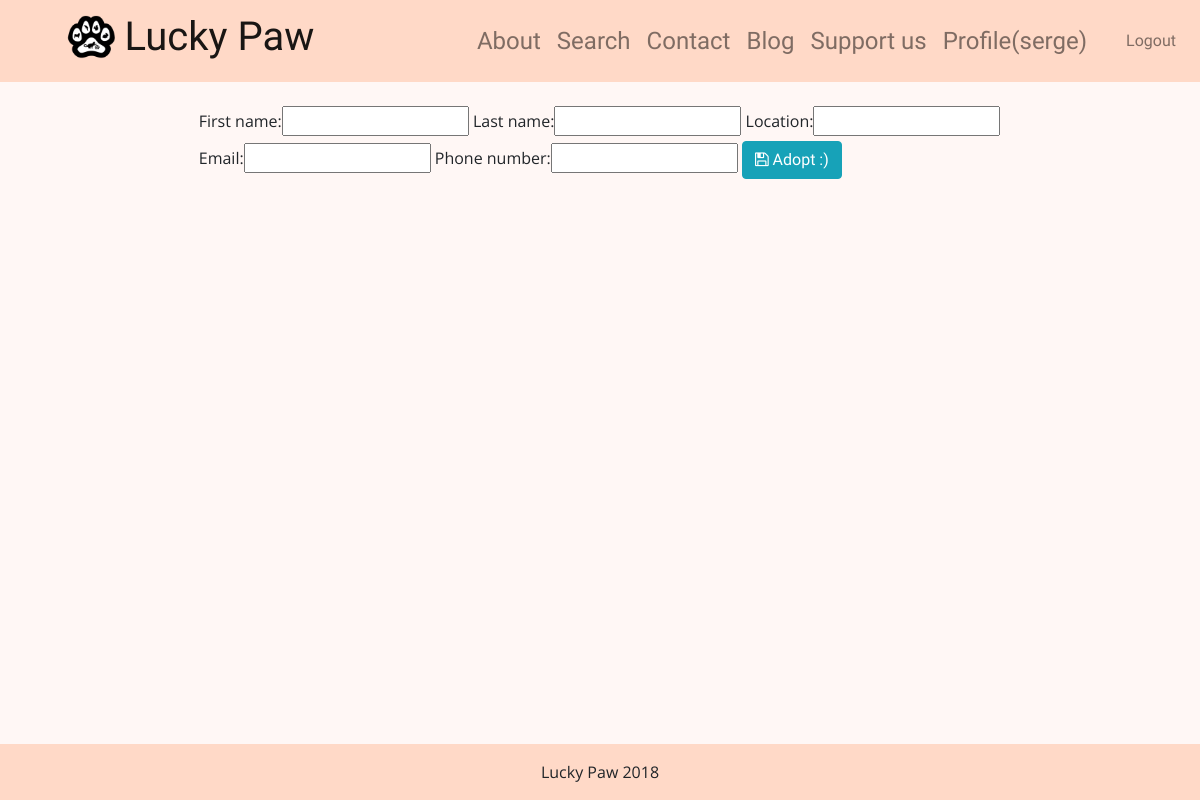
The app's page /pet/11/adopt/ (signed in), older data.
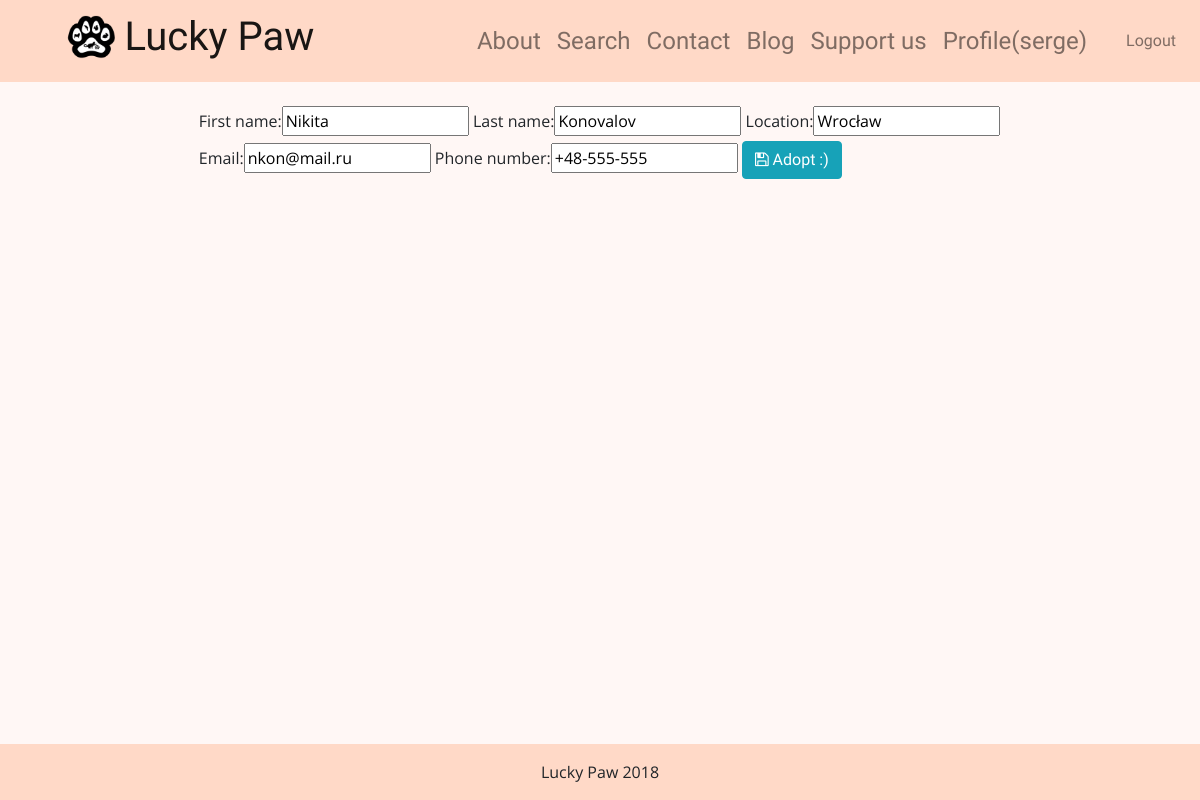
The same page, newer data.
### app/models.py (models this page shows, shortened)
class AdopterInfo(models.Model):
    id = models.AutoField(primary_key=True)
    first_name = models.CharField(max_length=50, default='', blank=False)
    last_name = models.CharField(max_length=50, default='', blank=True)
    location = models.CharField(max_length=50, default='', blank=False)
    email = models.CharField(max_length=50, default='', blank=False)
    phone_number = models.CharField(max_length=50, default='', blank=False)
    date_adopted = models.DateField(auto_now=True)

### app/pet_views.py (the view)
# urls.py: path('pet/<id>/adopt/', pet_views.pet_adopt, name='pet_adopt'),
@login_required
def pet_adopt(request, id):
    pet = get_object_or_404(models.Pet, pk=id)
    if(request.user.is_superuser or request.user == pet.supervisor.user):
        if request.method == 'POST':
            form = AdopterInfoForm(request.POST)
            if form.is_valid():
                adopter_info = form.save()
                pet.adopter_info = adopter_info
                pet.adopted = True
                pet.save()
                return redirect('index')
        else:
            form = AdopterInfoForm(instance=pet.adopter_info)
        return render(request, 'app/pet_adopt.html', {'form': form, 'pet': pet, 'id': id})
    return redirect('index')

### app/forms.py
class AdopterInfoForm(forms.ModelForm):
    class Meta:
        model = AdopterInfo
        fields = ['first_name','last_name', 'location', 'email', 'phone_number' ]

### app/templates/app/pet_adopt.html (shortened to what this page needs)
{% extends 'app/base.html' %}
{% load staticfiles %}
{% load bootstrap_tags %}
{% block content %}
<form class="container col-md-9 mb-5" enctype="multipart/form-data" action="" method="post">
  {{ form|as_bootstrap }}
  <button class="btn btn btn-info d-inline-block" type="submit"><i class="fa fa-save"></i> Adopt :)</button>
</form>
{% endblock %}

Row changes from the older to the newer data that the page shows:
added AdopterInfo: first_name "Nikita", last_name "Konovalov", location "Wrocław", email "nkon@mail.ru", phone_number "+48-555-555"
